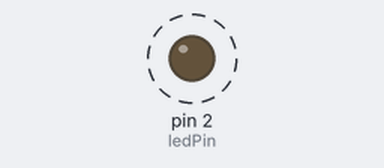
A sketch run on a simulated Arduino Uno, built with avr-gcc and run on an emulated ATmega328P. Shown: output pins drawn as LEDs (lit = HIGH). Dashed ring = blinking.

Above: at 0.2 s.
Timing chart, 0 to 3.0 s (numbered marks = the images above):
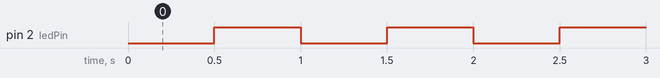

Measured:
- by itself, pin 2 (ledPin): alternates HIGH for 0.50 s and LOW for 0.50 s

The sketch:

millis.ino
```cpp
// 定义LED引脚
const int ledPin = 2;

// 记录上一次LED状态改变的时间
unsigned long previousMillis = 0;

const unsigned long interval = 500; // 1Hz = 1000ms周期，半周期为500ms

// LED当前状态
bool ledState = LOW;

void setup() {
  pinMode(ledPin, OUTPUT);
}

void loop() {
  // 获取当前系统运行时间（毫秒）
  unsigned long currentMillis = millis();

  // 检查时间差是否达到设定间隔
  if (currentMillis - previousMillis >= interval) {
    // 更新时间戳
    previousMillis = currentMillis;

    // 翻转LED状态
    ledState = !ledState;

    // 写入新状态
    digitalWrite(ledPin, ledState);
  }

}
```
